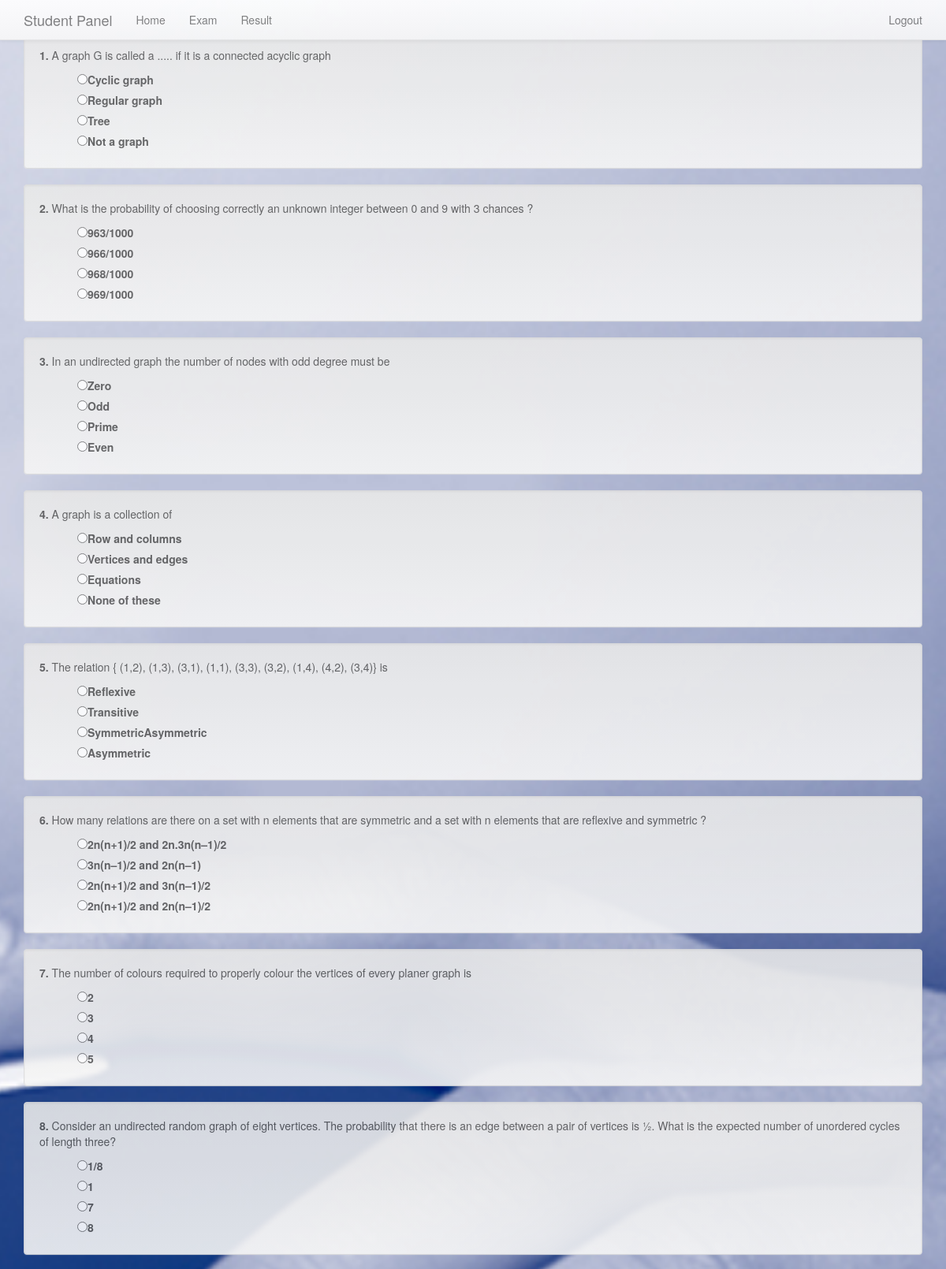
/student/exam.php?id=13 (signed in, upper part), run on the app's committed database.
### tables this page shows
CREATE TABLE `question` (
  `q_id` int(11) NOT NULL,
  `q_name` mediumtext NOT NULL,
  `exam_id` int(11) NOT NULL
);

CREATE TABLE `option` (
  `option_id` int(11) NOT NULL,
  `option` varchar(10000) NOT NULL,
  `q_id` int(11) NOT NULL,
  `status` int(11) NOT NULL
);

### includes/function.php (called while the page is built, shortened)
<?php
function student_info($s_id,$value) {
	global $db;
	$query = $db->query("SELECT * FROM student WHERE s_id='$s_id'");
	$row = $query->fetch_assoc();
	return $row[$value];
}
function is_student_Loggedin(){
	if (isset($_SESSION['s_id'])) {
			return true;
		} else {
		return false;
	}
}
?>

### student/exam.php (the view, shortened to what this page needs)
<?php
include'header.php';
if(is_student_Loggedin()):
?>
<div id="display" style="display: none">
<?php
   $id=$_GET['id'];
   $color="";
   $s_id=student_info($_SESSION['s_id'],'s_id');
   $check = $db->query("SELECT * FROM result where exam_id='$id' and s_id='$s_id'");
 if(isset($_POST['submit'])){
    $value=$_POST['value'];
    $exam=$_POST['exam'];
   $a=0;
   $point=0;
   for($a=1;$a<$value;$a++){
         $point=$point+$_POST[$a];
   }
    $point;
    $a--;
    $i=1;
   $insert = $db->query("insert into result (s_id,exam_id,point)values('$s_id','$exam','$point')");
   echo'<div class="container"><h2>Total point <b>'.$a.'</b> you got <b>'.$point.'</b></h2><br></div>';
   echo'<h4 align="center">Result</h4>';
   echo'<table class="table"><tr><th>Position</th><th>Student Name</th><th>Marks</th></tr>';
        	$query = $db->query("SELECT * FROM student inner join result on student.s_id=result.s_id where result.exam_id='$id'  ORDER BY `result`.`point` DESC");
                if($query->num_rows>0) {
                  while($row = $query->fetch_assoc()) {
                  if($row['s_id']==$s_id) $color="#AFD1F3";
                  else $color="";
                  echo '<tr style="background:'.$color.'"><td>'.$i.'</td ><td>'.$row['s_name'].'</td><td>'.$row['point'].'</td></tr>';
                  $i++;
                  }
              }
        	echo'</table>';
        	}
else {
?>
	<form action="" method="POST">
	<?php
        $i=1;
                $query = $db->query("SELECT * FROM `question` where exam_id='$id' ");
                if($query->num_rows>0) {
                  while($row = $query->fetch_assoc()) {
                    echo '<div class="well"><p><b>'.$i.'.</b> '.$row['q_name'].'</p>';
                   $q_id=$row['q_id'];
	                $query2 = $db->query("SELECT * FROM `option` where option.q_id='$q_id' ");
	                if($query2->num_rows>0) {
	                  while($row = $query2->fetch_assoc()) {
	                    echo '<div style="margin-left:3%">';
	                    echo'<label class="container"><input class="input" type="radio" name='.$i.' value='.$row['status'].'><span class="checkmark">'.$row['option'].'</span></label>';
	                    echo'</div>';
	                  }
	                }
	                else {
	                  echo '<b >No Option to Display</b>';
	                }
                    echo'</div>';
                    $i++;
                  }
                }
                else {
                  echo '<b >No Question to Display</b>';
                }
              ?>
  </form>
<?php }?>
</div>
<?php else:?>
<?php header('Location: signin.php');  ?>
<?php endif?>

### assets/css/dashboard.css (style rules this page uses)
body { padding-top: 50px; }

### assets/css/carousel.css (style rules this page uses)
body { padding-bottom: 40px; color: #5a5a5a; }

### assets/css/signin.css (style rules this page uses)
body { padding-top: 40px; padding-bottom: 40px; background-color: #eee; }

### student/header.php (style rules this page uses)
body { background-image: url("../assets/img/banner-bg.jpg"); height: 100vh; -webkit-background-size: cover; background-size: cover; background-position: center; opacity: 0.9; background-attachment: fixed; }

### data on the page
question: q_name "A graph G is called a ..... if it is a connected acyclic graph"
option: option "Cyclic graph"
option: option "Regular graph"
option: option "Tree"
option: option "Not a graph"
question: q_name "What is the probability of choosing correctly an unknown integer between 0 and 9 with 3 chances ?"
option: option "963/1000"
option: option "966/1000"
option: option "968/1000"
option: option "969/1000"
question: q_name "In an undirected graph the number of nodes with odd degree must be"
option: option "Zero"
option: option "Odd"
option: option "Prime"
option: option "Even"
question: q_name "A graph is a collection of"
option: option "Row and columns"
option: option "Vertices and edges"
option: option "Equations"
option: option "None of these"
question: q_name "The relation { (1,2), (1,3), (3,1), (1,1), (3,3), (3,2), (1,4), (4,2), (3,4)} is"
option: option "Reflexive"
option: option "Transitive"
option: option "SymmetricAsymmetric"
option: option "Asymmetric"
question: q_name "How many relations are there on a set with n elements that are symmetric and a set with n elements that are reflexive and symmetric ?"
option: option "2n(n+1)/2 and 2n.3n(n–1)/2"
option: option "3n(n–1)/2 and 2n(n–1)"
option: option "2n(n+1)/2 and 3n(n–1)/2"
option: option "2n(n+1)/2 and 2n(n–1)/2"
question: q_name "The number of colours required to properly colour the vertices of every planer graph is"
option: option "2"
option: option "3"
option: option "4"
option: option "5"
question: q_name "Consider an undirected random graph of eight vertices. The probability that there is an edge between a pair of vertices is ½. What is the expected number of unordered cycles of length three?"
option: option "1/8"
option: option "1"
option: option "7"
option: option "8"
